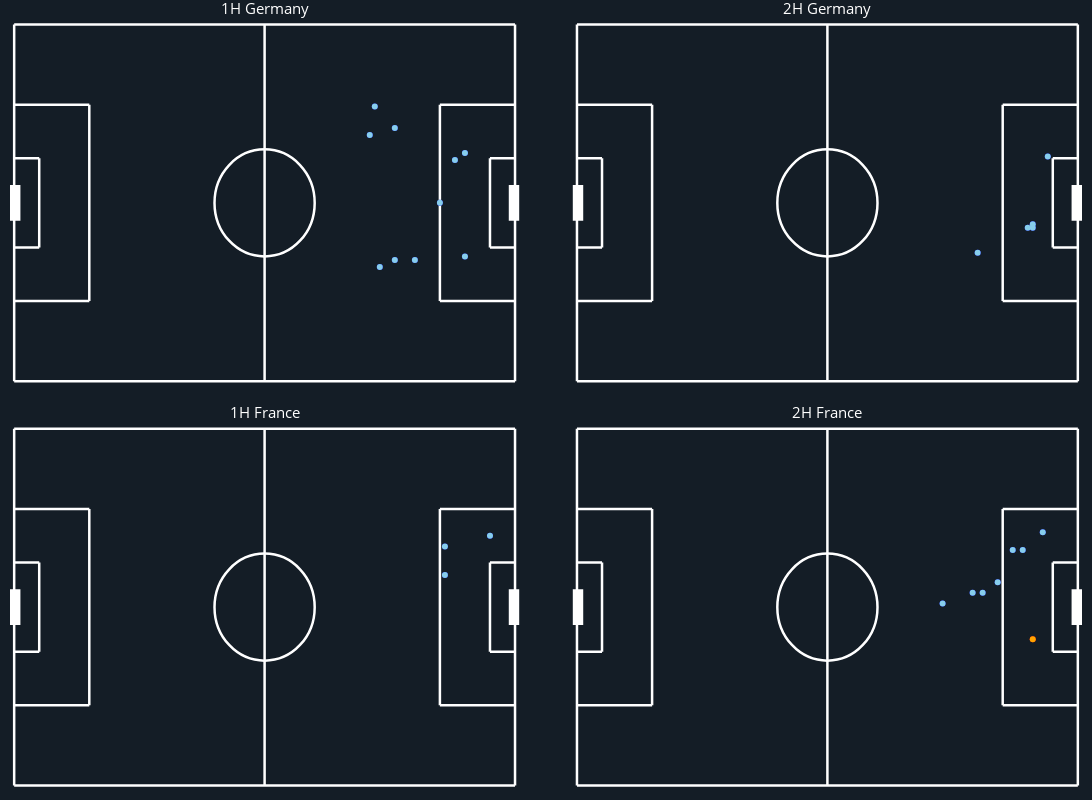

Notebook code for this chart:
### Code cell
fig.show()

### Figure 1 — Plotly figure (JSON) as saved in the notebook; plotly's stock layout.template omitted (floating-point values rounded to 4 significant figures)
{"data": [{"hoverinfo": "none", "line": {"color": "white", "width": 2.5}, "mode": "lines", "showlegend": false, "type": "scatter", "x": [0, 120], "xaxis": "x", "y": [0, 0], "yaxis": "y"}, {"hoverinfo": "none", "line": {"color": "white", "width": 2.5}, "mode": "lines", "showlegend": false, "type": "scatter", "x": [120, 120], "xaxis": "x", "y": [0, 80], "yaxis": "y"}, {"hoverinfo": "none", "line": {"color": "white", "width": 2.5}, "mode": "lines", "showlegend": false, "type": "scatter", "x": [120, 0], "xaxis": "x", "y": [80, 80], "yaxis": "y"}, {"hoverinfo": "none", "line": {"color": "white", "width": 2.5}, "mode": "lines", "showlegend": false, "type": "scatter", "x": [0, 0], "xaxis": "x", "y": [80, 0], "yaxis": "y"}, {"hoverinfo": "none", "line": {"color": "white", "width": 2.5}, "mode": "lines", "showlegend": false, "type": "scatter", "x": [60, 60], "xaxis": "x", "y": [0, 80], "yaxis": "y"}, {"hoverinfo": "none", "line": {"color": "white", "width": 2.5}, "mode": "lines", "showlegend": false, "type": "scatter", "x": [0, 18], "xaxis": "x", "y": [18, 18], "yaxis": "y"}, {"hoverinfo": "none", "line": {"color": "white", "width": 2.5}, "mode": "lines", "showlegend": false, "type": "scatter", "x": [18, 18], "xaxis": "x", "y": [18, 62], "yaxis": "y"}, {"hoverinfo": "none", "line": {"color": "white", "width": 2.5}, "mode": "lines", "showlegend": false, "type": "scatter", "x": [18, 0], "xaxis": "x", "y": [62, 62], "yaxis": "y"}, {"hoverinfo": "none", "line": {"color": "white", "width": 2.5}, "mode": "lines", "showlegend": false, "type": "scatter", "x": [0, 6], "xaxis": "x", "y": [30, 30], "yaxis": "y"}, {"hoverinfo": "none", "line": {"color": "white", "width": 2.5}, "mode": "lines", "showlegend": false, "type": "scatter", "x": [6, 6], "xaxis": "x", "y": [30, 50], "yaxis": "y"}, {"hoverinfo": "none", "line": {"color": "white", "width": 2.5}, "mode": "lines", "showlegend": false, "type": "scatter", "x": [6, 0], "xaxis": "x", "y": [50, 50], "yaxis": "y"}, {"hoverinfo": "none", "line": {"color": "white", "width": 2.5}, "mode": "lines", "showlegend": false, "type": "scatter", "x": [120, 102], "xaxis": "x", "y": [18, 18], "yaxis": "y"}, {"hoverinfo": "none", "line": {"color": "white", "width": 2.5}, "mode": "lines", "showlegend": false, "type": "scatter", "x": [102, 102], "xaxis": "x", "y": [18, 62], "yaxis": "y"}, {"hoverinfo": "none", "line": {"color": "white", "width": 2.5}, "mode": "lines", "showlegend": false, "type": "scatter", "x": [102, 120], "xaxis": "x", "y": [62, 62], "yaxis": "y"}, {"hoverinfo": "none", "line": {"color": "white", "width": 2.5}, "mode": "lines", "showlegend": false, "type": "scatter", "x": [120, 114], "xaxis": "x", "y": [30, 30], "yaxis": "y"}, {"hoverinfo": "none", "line": {"color": "white", "width": 2.5}, "mode": "lines", "showlegend": false, "type": "scatter", "x": [114, 114], "xaxis": "x", "y": [30, 50], "yaxis": "y"}, {"hoverinfo": "none", "line": {"color": "white", "width": 2.5}, "mode": "lines", "showlegend": false, "type": "scatter", "x": [114, 120], "xaxis": "x", "y": [50, 50], "yaxis": "y"}, {"hoverinfo": "none", "line": {"color": "white", "width": 12.5}, "mode": "lines", "showlegend": false, "type": "scatter", "x": [0, 0], "xaxis": "x", "y": [36, 44], "yaxis": "y"}, {"hoverinfo": "none", "line": {"color": "white", "width": 12.5}, "mode": "lines", "showlegend": false, "type": "scatter", "x": [120, 120], "xaxis": "x", "y": [36, 44], "yaxis": "y"}, {"hoverinfo": "none", "line": {"color": "white", "width": 2.5}, "mode": "lines", "showlegend": false, "type": "scatter", "x": [0, 120], "xaxis": "x2", "y": [0, 0], "yaxis": "y2"}, {"hoverinfo": "none", "line": {"color": "white", "width": 2.5}, "mode": "lines", "showlegend": false, "type": "scatter", "x": [120, 120], "xaxis": "x2", "y": [0, 80], "yaxis": "y2"}, {"hoverinfo": "none", "line": {"color": "white", "width": 2.5}, "mode": "lines", "showlegend": false, "type": "scatter", "x": [120, 0], "xaxis": "x2", "y": [80, 80], "yaxis": "y2"}, {"hoverinfo": "none", "line": {"color": "white", "width": 2.5}, "mode": "lines", "showlegend": false, "type": "scatter", "x": [0, 0], "xaxis": "x2", "y": [80, 0], "yaxis": "y2"}, {"hoverinfo": "none", "line": {"color": "white", "width": 2.5}, "mode": "lines", "showlegend": false, "type": "scatter", "x": [60, 60], "xaxis": "x2", "y": [0, 80], "yaxis": "y2"}, {"hoverinfo": "none", "line": {"color": "white", "width": 2.5}, "mode": "lines", "showlegend": false, "type": "scatter", "x": [0, 18], "xaxis": "x2", "y": [18, 18], "yaxis": "y2"}, {"hoverinfo": "none", "line": {"color": "white", "width": 2.5}, "mode": "lines", "showlegend": false, "type": "scatter", "x": [18, 18], "xaxis": "x2", "y": [18, 62], "yaxis": "y2"}, {"hoverinfo": "none", "line": {"color": "white", "width": 2.5}, "mode": "lines", "showlegend": false, "type": "scatter", "x": [18, 0], "xaxis": "x2", "y": [62, 62], "yaxis": "y2"}, {"hoverinfo": "none", "line": {"color": "white", "width": 2.5}, "mode": "lines", "showlegend": false, "type": "scatter", "x": [0, 6], "xaxis": "x2", "y": [30, 30], "yaxis": "y2"}, {"hoverinfo": "none", "line": {"color": "white", "width": 2.5}, "mode": "lines", "showlegend": false, "type": "scatter", "x": [6, 6], "xaxis": "x2", "y": [30, 50], "yaxis": "y2"}, {"hoverinfo": "none", "line": {"color": "white", "width": 2.5}, "mode": "lines", "showlegend": false, "type": "scatter", "x": [6, 0], "xaxis": "x2", "y": [50, 50], "yaxis": "y2"}, {"hoverinfo": "none", "line": {"color": "white", "width": 2.5}, "mode": "lines", "showlegend": false, "type": "scatter", "x": [120, 102], "xaxis": "x2", "y": [18, 18], "yaxis": "y2"}, {"hoverinfo": "none", "line": {"color": "white", "width": 2.5}, "mode": "lines", "showlegend": false, "type": "scatter", "x": [102, 102], "xaxis": "x2", "y": [18, 62], "yaxis": "y2"}, {"hoverinfo": "none", "line": {"color": "white", "width": 2.5}, "mode": "lines", "showlegend": false, "type": "scatter", "x": [102, 120], "xaxis": "x2", "y": [62, 62], "yaxis": "y2"}, {"hoverinfo": "none", "line": {"color": "white", "width": 2.5}, "mode": "lines", "showlegend": false, "type": "scatter", "x": [120, 114], "xaxis": "x2", "y": [30, 30], "yaxis": "y2"}, {"hoverinfo": "none", "line": {"color": "white", "width": 2.5}, "mode": "lines", "showlegend": false, "type": "scatter", "x": [114, 114], "xaxis": "x2", "y": [30, 50], "yaxis": "y2"}, {"hoverinfo": "none", "line": {"color": "white", "width": 2.5}, "mode": "lines", "showlegend": false, "type": "scatter", "x": [114, 120], "xaxis": "x2", "y": [50, 50], "yaxis": "y2"}, {"hoverinfo": "none", "line": {"color": "white", "width": 12.5}, "mode": "lines", "showlegend": false, "type": "scatter", "x": [0, 0], "xaxis": "x2", "y": [36, 44], "yaxis": "y2"}, {"hoverinfo": "none", "line": {"color": "white", "width": 12.5}, "mode": "lines", "showlegend": false, "type": "scatter", "x": [120, 120], "xaxis": "x2", "y": [36, 44], "yaxis": "y2"}, {"hoverinfo": "none", "line": {"color": "white", "width": 2.5}, "mode": "lines", "showlegend": false, "type": "scatter", "x": [0, 120], "xaxis": "x3", "y": [0, 0], "yaxis": "y3"}, {"hoverinfo": "none", "line": {"color": "white", "width": 2.5}, "mode": "lines", "showlegend": false, "type": "scatter", "x": [120, 120], "xaxis": "x3", "y": [0, 80], "yaxis": "y3"}, {"hoverinfo": "none", "line": {"color": "white", "width": 2.5}, "mode": "lines", "showlegend": false, "type": "scatter", "x": [120, 0], "xaxis": "x3", "y": [80, 80], "yaxis": "y3"}, {"hoverinfo": "none", "line": {"color": "white", "width": 2.5}, "mode": "lines", "showlegend": false, "type": "scatter", "x": [0, 0], "xaxis": "x3", "y": [80, 0], "yaxis": "y3"}, {"hoverinfo": "none", "line": {"color": "white", "width": 2.5}, "mode": "lines", "showlegend": false, "type": "scatter", "x": [60, 60], "xaxis": "x3", "y": [0, 80], "yaxis": "y3"}, {"hoverinfo": "none", "line": {"color": "white", "width": 2.5}, "mode": "lines", "showlegend": false, "type": "scatter", "x": [0, 18], "xaxis": "x3", "y": [18, 18], "yaxis": "y3"}, {"hoverinfo": "none", "line": {"color": "white", "width": 2.5}, "mode": "lines", "showlegend": false, "type": "scatter", "x": [18, 18], "xaxis": "x3", "y": [18, 62], "yaxis": "y3"}, {"hoverinfo": "none", "line": {"color": "white", "width": 2.5}, "mode": "lines", "showlegend": false, "type": "scatter", "x": [18, 0], "xaxis": "x3", "y": [62, 62], "yaxis": "y3"}, {"hoverinfo": "none", "line": {"color": "white", "width": 2.5}, "mode": "lines", "showlegend": false, "type": "scatter", "x": [0, 6], "xaxis": "x3", "y": [30, 30], "yaxis": "y3"}, {"hoverinfo": "none", "line": {"color": "white", "width": 2.5}, "mode": "lines", "showlegend": false, "type": "scatter", "x": [6, 6], "xaxis": "x3", "y": [30, 50], "yaxis": "y3"}, {"hoverinfo": "none", "line": {"color": "white", "width": 2.5}, "mode": "lines", "showlegend": false, "type": "scatter", "x": [6, 0], "xaxis": "x3", "y": [50, 50], "yaxis": "y3"}, {"hoverinfo": "none", "line": {"color": "white", "width": 2.5}, "mode": "lines", "showlegend": false, "type": "scatter", "x": [120, 102], "xaxis": "x3", "y": [18, 18], "yaxis": "y3"}, {"hoverinfo": "none", "line": {"color": "white", "width": 2.5}, "mode": "lines", "showlegend": false, "type": "scatter", "x": [102, 102], "xaxis": "x3", "y": [18, 62], "yaxis": "y3"}, {"hoverinfo": "none", "line": {"color": "white", "width": 2.5}, "mode": "lines", "showlegend": false, "type": "scatter", "x": [102, 120], "xaxis": "x3", "y": [62, 62], "yaxis": "y3"}, {"hoverinfo": "none", "line": {"color": "white", "width": 2.5}, "mode": "lines", "showlegend": false, "type": "scatter", "x": [120, 114], "xaxis": "x3", "y": [30, 30], "yaxis": "y3"}, {"hoverinfo": "none", "line": {"color": "white", "width": 2.5}, "mode": "lines", "showlegend": false, "type": "scatter", "x": [114, 114], "xaxis": "x3", "y": [30, 50], "yaxis": "y3"}, {"hoverinfo": "none", "line": {"color": "white", "width": 2.5}, "mode": "lines", "showlegend": false, "type": "scatter", "x": [114, 120], "xaxis": "x3", "y": [50, 50], "yaxis": "y3"}, {"hoverinfo": "none", "line": {"color": "white", "width": 12.5}, "mode": "lines", "showlegend": false, "type": "scatter", "x": [0, 0], "xaxis": "x3", "y": [36, 44], "yaxis": "y3"}, {"hoverinfo": "none", "line": {"color": "white", "width": 12.5}, "mode": "lines", "showlegend": false, "type": "scatter", "x": [120, 120], "xaxis": "x3", "y": [36, 44], "yaxis": "y3"}, {"hoverinfo": "none", "line": {"color": "white", "width": 2.5}, "mode": "lines", "showlegend": false, "type": "scatter", "x": [0, 120], "xaxis": "x4", "y": [0, 0], "yaxis": "y4"}, {"hoverinfo": "none", "line": {"color": "white", "width": 2.5}, "mode": "lines", "showlegend": false, "type": "scatter", "x": [120, 120], "xaxis": "x4", "y": [0, 80], "yaxis": "y4"}, {"hoverinfo": "none", "line": {"color": "white", "width": 2.5}, "mode": "lines", "showlegend": false, "type": "scatter", "x": [120, 0], "xaxis": "x4", "y": [80, 80], "yaxis": "y4"}, {"hoverinfo": "none", "line": {"color": "white", "width": 2.5}, "mode": "lines", "showlegend": false, "type": "scatter", "x": [0, 0], "xaxis": "x4", "y": [80, 0], "yaxis": "y4"}, {"hoverinfo": "none", "line": {"color": "white", "width": 2.5}, "mode": "lines", "showlegend": false, "type": "scatter", "x": [60, 60], "xaxis": "x4", "y": [0, 80], "yaxis": "y4"}, {"hoverinfo": "none", "line": {"color": "white", "width": 2.5}, "mode": "lines", "showlegend": false, "type": "scatter", "x": [0, 18], "xaxis": "x4", "y": [18, 18], "yaxis": "y4"}, {"hoverinfo": "none", "line": {"color": "white", "width": 2.5}, "mode": "lines", "showlegend": false, "type": "scatter", "x": [18, 18], "xaxis": "x4", "y": [18, 62], "yaxis": "y4"}, {"hoverinfo": "none", "line": {"color": "white", "width": 2.5}, "mode": "lines", "showlegend": false, "type": "scatter", "x": [18, 0], "xaxis": "x4", "y": [62, 62], "yaxis": "y4"}, {"hoverinfo": "none", "line": {"color": "white", "width": 2.5}, "mode": "lines", "showlegend": false, "type": "scatter", "x": [0, 6], "xaxis": "x4", "y": [30, 30], "yaxis": "y4"}, {"hoverinfo": "none", "line": {"color": "white", "width": 2.5}, "mode": "lines", "showlegend": false, "type": "scatter", "x": [6, 6], "xaxis": "x4", "y": [30, 50], "yaxis": "y4"}, {"hoverinfo": "none", "line": {"color": "white", "width": 2.5}, "mode": "lines", "showlegend": false, "type": "scatter", "x": [6, 0], "xaxis": "x4", "y": [50, 50], "yaxis": "y4"}, {"hoverinfo": "none", "line": {"color": "white", "width": 2.5}, "mode": "lines", "showlegend": false, "type": "scatter", "x": [120, 102], "xaxis": "x4", "y": [18, 18], "yaxis": "y4"}, {"hoverinfo": "none", "line": {"color": "white", "width": 2.5}, "mode": "lines", "showlegend": false, "type": "scatter", "x": [102, 102], "xaxis": "x4", "y": [18, 62], "yaxis": "y4"}, {"hoverinfo": "none", "line": {"color": "white", "width": 2.5}, "mode": "lines", "showlegend": false, "type": "scatter", "x": [102, 120], "xaxis": "x4", "y": [62, 62], "yaxis": "y4"}, {"hoverinfo": "none", "line": {"color": "white", "width": 2.5}, "mode": "lines", "showlegend": false, "type": "scatter", "x": [120, 114], "xaxis": "x4", "y": [30, 30], "yaxis": "y4"}, {"hoverinfo": "none", "line": {"color": "white", "width": 2.5}, "mode": "lines", "showlegend": false, "type": "scatter", "x": [114, 114], "xaxis": "x4", "y": [30, 50], "yaxis": "y4"}, {"hoverinfo": "none", "line": {"color": "white", "width": 2.5}, "mode": "lines", "showlegend": false, "type": "scatter", "x": [114, 120], "xaxis": "x4", "y": [50, 50], "yaxis": "y4"}, {"hoverinfo": "none", "line": {"color": "white", "width": 12.5}, "mode": "lines", "showlegend": false, "type": "scatter", "x": [0, 0], "xaxis": "x4", "y": [36, 44], "yaxis": "y4"}, {"hoverinfo": "none", "line": {"color": "white", "width": 12.5}, "mode": "lines", "showlegend": false, "type": "scatter", "x": [120, 120], "xaxis": "x4", "y": [36, 44], "yaxis": "y4"}, {"hovertext": ["player= T. Müller\n time=12m20s\n result= failure", "player= E. Can\n time=13m32s\n result= failure", "player= M. Özil\n time=13m37s\n result= failure", "player= T. Müller\n time=14m55s\n result= failure", "player= T. Kroos\n time=20m20s\n result= failure", "player= J. Kimmich\n time=21m25s\n result= failure", "player= B. Schweinsteiger\n time=25m56s\n result= failure", "player= T. Kroos\n time=28m27s\n result= failure", "player= J. Kimmich\n time=30m42s\n result= failure", "player= T. Müller\n time=38m18s\n result= failure"], "marker": {"color": ["blue", "blue", "blue", "blue", "blue", "blue", "blue", "blue", "blue", "blue"]}, "mode": "markers", "showlegend": false, "type": "scatter", "x": [108, 102, 108, 91.2, 105.6, 96, 85.2, 86.4, 87.6, 91.2], "xaxis": "x", "y": [28, 40, 51.2, 56.8, 49.6, 27.2, 55.2, 61.6, 25.6, 27.2], "yaxis": "y"}, {"hovertext": ["player= J. Kimmich\n time=28m23s\n result= failure", "player= S. Mustafi\n time=33m51s\n result= failure", "player= B. Höwedes\n time=36m41s\n result= failure", "player= J. Kimmich\n time=47m8s\n result= failure", "player= M. Götze\n time=47m21s\n result= failure"], "marker": {"color": ["blue", "blue", "blue", "blue", "blue"]}, "mode": "markers", "showlegend": false, "type": "scatter", "x": [96, 109.2, 108, 109.2, 112.8], "xaxis": "x2", "y": [28.8, 34.4, 34.4, 35.2, 50.4], "yaxis": "y2"}, {"hovertext": ["player= A. Griezmann\n time=6m3s\n result= failure", "player= A. Griezmann\n time=40m55s\n result= failure", "player= O. Giroud\n time=41m48s\n result= failure"], "marker": {"color": ["blue", "blue", "blue"]}, "mode": "markers", "showlegend": false, "type": "scatter", "x": [103.2, 114, 103.2], "xaxis": "x3", "y": [47.2, 56, 53.6], "yaxis": "y3"}, {"hovertext": ["player= O. Giroud\n time=1m4s\n result= failure", "player= A. Griezmann\n time=1m31s\n result= failure", "player= L. Koscielny\n time=17m41s\n result= failure", "player= D. Payet\n time=21m57s\n result= failure", "player= A. Griezmann\n time=26m34s\n result= success", "player= P. Pogba\n time=29m0s\n result= failure", "player= A. Griezmann\n time=40m39s\n result= failure", "player= A. Gignac\n time=42m28s\n result= failure"], "marker": {"color": ["blue", "blue", "blue", "blue", "red", "blue", "blue", "blue"]}, "mode": "markers", "showlegend": false, "type": "scatter", "x": [104.4, 111.6, 106.8, 94.8, 109.2, 87.6, 100.8, 97.2], "xaxis": "x4", "y": [52.8, 56.8, 52.8, 43.2, 32.8, 40.8, 45.6, 43.2], "yaxis": "y4"}, {"hovertext": ["player= T. Müller\n time=12m20s\n result= failure", "player= E. Can\n time=13m32s\n result= failure", "player= M. Özil\n time=13m37s\n result= failure", "player= T. Müller\n time=14m55s\n result= failure", "player= T. Kroos\n time=20m20s\n result= failure", "player= J. Kimmich\n time=21m25s\n result= failure", "player= B. Schweinsteiger\n time=25m56s\n result= failure", "player= T. Kroos\n time=28m27s\n result= failure", "player= J. Kimmich\n time=30m42s\n result= failure", "player= T. Müller\n time=38m18s\n result= failure"], "marker": {"color": ["skyblue", "skyblue", "skyblue", "skyblue", "skyblue", "skyblue", "skyblue", "skyblue", "skyblue", "skyblue"]}, "mode": "markers", "showlegend": false, "type": "scatter", "x": [108, 102, 108, 91.2, 105.6, 96, 85.2, 86.4, 87.6, 91.2], "xaxis": "x", "y": [28, 40, 51.2, 56.8, 49.6, 27.2, 55.2, 61.6, 25.6, 27.2], "yaxis": "y"}, {"hovertext": ["player= J. Kimmich\n time=28m23s\n result= failure", "player= S. Mustafi\n time=33m51s\n result= failure", "player= B. Höwedes\n time=36m41s\n result= failure", "player= J. Kimmich\n time=47m8s\n result= failure", "player= M. Götze\n time=47m21s\n result= failure"], "marker": {"color": ["skyblue", "skyblue", "skyblue", "skyblue", "skyblue"]}, "mode": "markers", "showlegend": false, "type": "scatter", "x": [96, 109.2, 108, 109.2, 112.8], "xaxis": "x2", "y": [28.8, 34.4, 34.4, 35.2, 50.4], "yaxis": "y2"}, {"hovertext": ["player= A. Griezmann\n time=6m3s\n result= failure", "player= A. Griezmann\n time=40m55s\n result= failure", "player= O. Giroud\n time=41m48s\n result= failure"], "marker": {"color": ["skyblue", "skyblue", "skyblue"]}, "mode": "markers", "showlegend": false, "type": "scatter", "x": [103.2, 114, 103.2], "xaxis": "x3", "y": [47.2, 56, 53.6], "yaxis": "y3"}, {"hovertext": ["player= O. Giroud\n time=1m4s\n result= failure", "player= A. Griezmann\n time=1m31s\n result= failure", "player= L. Koscielny\n time=17m41s\n result= failure", "player= D. Payet\n time=21m57s\n result= failure", "player= A. Griezmann\n time=26m34s\n result= success", "player= P. Pogba\n time=29m0s\n result= failure", "player= A. Griezmann\n time=40m39s\n result= failure", "player= A. Gignac\n time=42m28s\n result= failure"], "marker": {"color": ["skyblue", "skyblue", "skyblue", "skyblue", "orange", "skyblue", "skyblue", "skyblue"]}, "mode": "markers", "showlegend": false, "type": "scatter", "x": [104.4, 111.6, 106.8, 94.8, 109.2, 87.6, 100.8, 97.2], "xaxis": "x4", "y": [52.8, 56.8, 52.8, 43.2, 32.8, 40.8, 45.6, 43.2], "yaxis": "y4"}], "layout": {"annotations": [{"font": {"color": "white", "size": 15}, "showarrow": false, "text": "1H Germany", "x": 0.2375, "xanchor": "center", "xref": "paper", "y": 1, "yanchor": "bottom", "yref": "paper"}, {"font": {"color": "white", "size": 15}, "showarrow": false, "text": "2H Germany", "x": 0.7625, "xanchor": "center", "xref": "paper", "y": 1, "yanchor": "bottom", "yref": "paper"}, {"font": {"color": "white", "size": 15}, "showarrow": false, "text": "1H France", "x": 0.2375, "xanchor": "center", "xref": "paper", "y": 0.475, "yanchor": "bottom", "yref": "paper"}, {"font": {"color": "white", "size": 15}, "showarrow": false, "text": "2H France", "x": 0.7625, "xanchor": "center", "xref": "paper", "y": 0.475, "yanchor": "bottom", "yref": "paper"}], "autosize": true, "height": 800, "margin": {"b": 10, "l": 10, "r": 10, "t": 20}, "paper_bgcolor": "rgb(20,29,38)", "plot_bgcolor": "rgb(20,29,38)", "shapes": [{"line": {"color": "white", "width": 2.5}, "type": "circle", "x0": 48, "x1": 72, "xref": "x", "y0": 28, "y1": 52, "yref": "y"}, {"line": {"color": "white", "width": 2.5}, "type": "circle", "x0": 48, "x1": 72, "xref": "x2", "y0": 28, "y1": 52, "yref": "y2"}, {"line": {"color": "white", "width": 2.5}, "type": "circle", "x0": 48, "x1": 72, "xref": "x3", "y0": 28, "y1": 52, "yref": "y3"}, {"line": {"color": "white", "width": 2.5}, "type": "circle", "x0": 48, "x1": 72, "xref": "x4", "y0": 28, "y1": 52, "yref": "y4"}], "width": 1200, "xaxis": {"anchor": "y", "domain": [0, 0.475], "range": [-1, 121], "type": "linear", "visible": false}, "xaxis2": {"anchor": "y2", "domain": [0.525, 1], "range": [-1, 121], "type": "linear", "visible": false}, "xaxis3": {"anchor": "y3", "domain": [0, 0.475], "range": [-1, 121], "type": "linear", "visible": false}, "xaxis4": {"anchor": "y4", "domain": [0.525, 1], "range": [-1, 121], "type": "linear", "visible": false}, "yaxis": {"anchor": "x", "domain": [0.525, 1], "range": [-1, 81], "type": "linear", "visible": false}, "yaxis2": {"anchor": "x2", "domain": [0.525, 1], "range": [-1, 81], "type": "linear", "visible": false}, "yaxis3": {"anchor": "x3", "domain": [0, 0.475], "range": [-1, 81], "type": "linear", "visible": false}, "yaxis4": {"anchor": "x4", "domain": [0, 0.475], "range": [-1, 81], "type": "linear", "visible": false}}}
